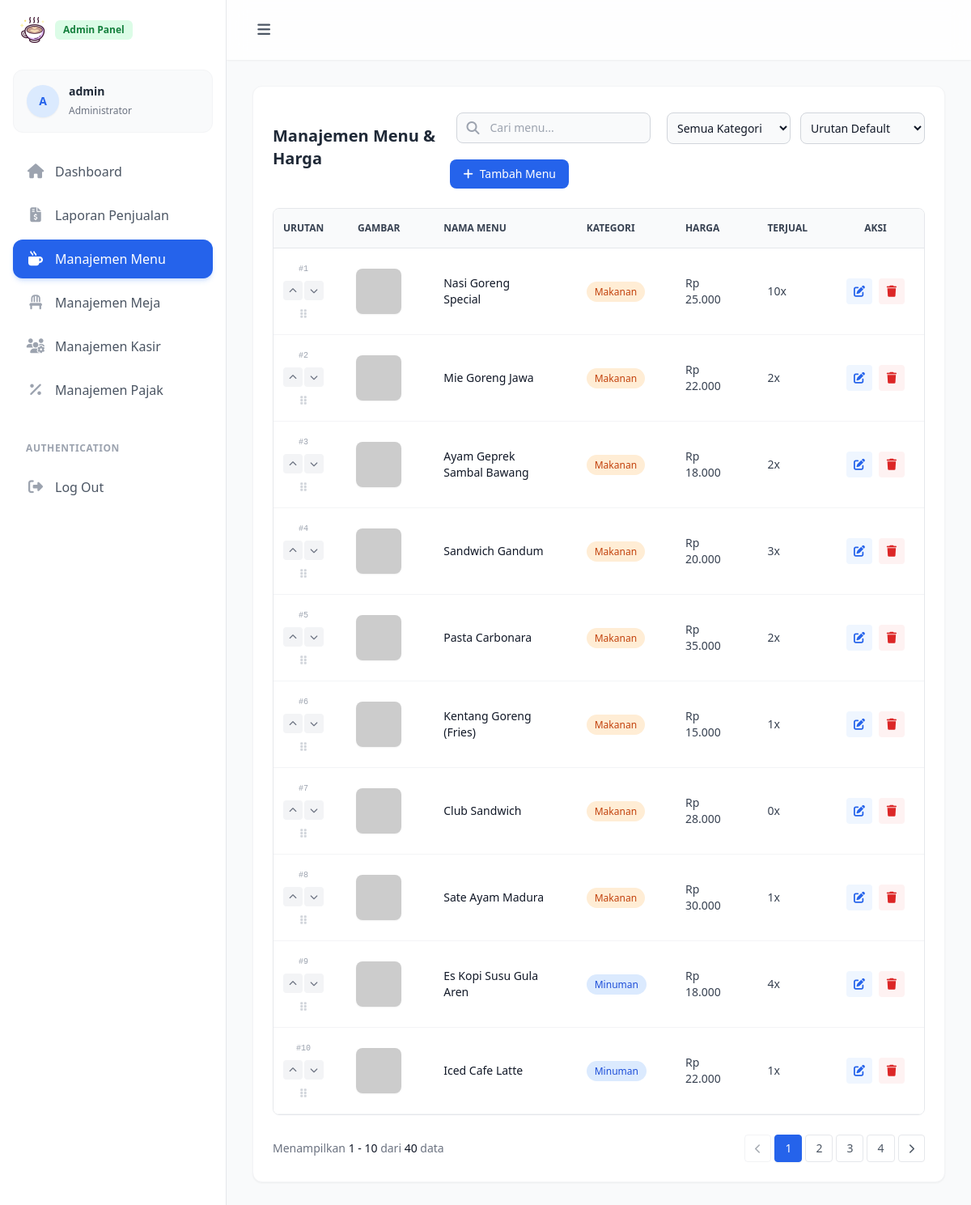
The app's page /admin/menu/index.php (signed in) with its own data.
### tables this page shows
CREATE TABLE `menu` (
  `id` int unsigned NOT NULL AUTO_INCREMENT,
  `name` varchar(50) NOT NULL,
  `image` varchar(150) DEFAULT NULL,
  `category` tinyint unsigned NOT NULL COMMENT '1: Makanan, 2: Minuman',
  `price` int unsigned NOT NULL,
  `sold` int unsigned NOT NULL DEFAULT '0',
  `description` text,
  `sort_order` int unsigned NOT NULL DEFAULT '0',
  `created_at` datetime DEFAULT CURRENT_TIMESTAMP,
  `updated_at` datetime DEFAULT NULL,
  PRIMARY KEY (`id`)
);

### admin/menu/index.php (the view, shortened to what this page needs)
<?php
require_once __DIR__ . '/../../config.php';
$limit = 10;
$page = isset($_GET['page']) ? max(1, (int)$_GET['page']) : 1;
$search = isset($_GET['search']) ? trim($_GET['search']) : '';
$sort_filter = isset($_GET['sort']) ? $_GET['sort'] : 'default';
$offset = ($page - 1) * $limit;
$params = [];
$where_sql = "";
$order_sql = " ORDER BY sort_order ASC, id ASC";
$count_sql = "SELECT COUNT(*) FROM menu" . $where_sql;
$total_stmt = $pdo->prepare($count_sql);
$total_stmt->execute($params);
$total_records = $total_stmt->fetchColumn();
$total_pages = ceil($total_records / $limit);
$fetch_sql = "SELECT * FROM menu" . $where_sql . $order_sql . " LIMIT :limit OFFSET :offset";
$stmt = $pdo->prepare($fetch_sql);
$stmt->bindValue(':limit', $limit, PDO::PARAM_INT);
$stmt->bindValue(':offset', $offset, PDO::PARAM_INT);
$stmt->execute();
$menu = $stmt->fetchAll();
$query_string = "";
?>
<?php
include __DIR__ . '/../layout/header.php';
include __DIR__ . '/../layout/sidebar.php';
?>
    <main class="relative min-h-screen pt-[74px] transition-all duration-300 lg:ml-[280px] pc-main">
      <div class="p-4 sm:p-6 lg:p-8">
          <div class="rounded-xl border border-gray-100 bg-white p-6 shadow-sm">
            <div class="mb-6 flex flex-col sm:flex-row sm:items-center justify-between gap-4">
                <h3 class="text-xl font-bold text-gray-800">Manajemen Menu & Harga</h3>
                <div class="flex items-center gap-3 flex-wrap">
                    <form method="GET" class="flex flex-col sm:flex-row items-center gap-3 w-full sm:w-auto" id="filter-form">
                        <div class="relative w-full sm:w-auto p-2">
                            <div class="absolute inset-y-0 left-0 flex items-center pl-5 pointer-events-none">
                            </div>
                            <input type="text" name="search" id="search-input" value="<?php echo htmlspecialchars($search); ?>"
                                   class="bg-gray-50 border border-gray-300 text-gray-900 text-sm rounded-lg focus:ring-blue-500 focus:border-blue-500 block w-full pl-10 p-2 outline-none"
                                   placeholder="Cari menu..." autocomplete="off">
                        </div>
                        <select name="category" onchange="cleanSubmit()" class="bg-gray-50 border border-gray-300 text-gray-900 text-sm rounded-lg focus:ring-blue-500 focus:border-blue-500 outline-none block w-full sm:w-40 p-2">
                            <option value="">Semua Kategori</option>
                        </select>
                        <select name="sort" onchange="cleanSubmit()" class="bg-gray-50 border border-gray-300 text-gray-900 text-sm rounded-lg focus:ring-blue-500 focus:border-blue-500 outline-none block w-full sm:w-40 p-2">
                            <option value="default" <?php echo ($sort_filter == 'default') ? 'selected' : ''; ?>>Urutan Default</option>
                        </select>
                    </form>
                    <button type="button" onclick="openChoiceModal()" class="inline-flex items-center rounded-lg bg-blue-600 px-4 py-2 text-sm font-medium text-white transition-colors hover:bg-blue-700 whitespace-nowrap">
                        <i class="fa-solid fa-plus mr-2"></i>Tambah Menu
                    </button>
                </div>
            </div>
            <div class="overflow-x-auto rounded-lg border border-gray-200">
                <table class="w-full text-left text-sm text-gray-500">
                    <thead class="bg-gray-50 text-xs uppercase text-gray-700 border-b border-gray-200">
                        <tr>
                            <th scope="col" class="w-16 px-3 py-4 text-center">Urutan</th>
                            <th scope="col" class="w-28 px-6 py-4 text-center">Gambar</th>
                            <th scope="col" class="px-6 py-4">Nama Menu</th>
                            <th scope="col" class="px-6 py-4">Kategori</th>
                            <th scope="col" class="px-6 py-4">Harga</th>
                            <th scope="col" class="px-6 py-4">
                                Terjual
                            </th>
                            <th scope="col" class="px-6 py-4 text-center">Aksi</th>
                        </tr>
                    </thead>
                    <tbody>
                        <?php
                        foreach ($menu as $row) :
                        ?>
                        <tr class="border-b border-gray-100 bg-white hover:bg-gray-50 transition-colors menu-sort-row"
                            draggable="true"
                            data-id="<?php echo $row['id']; ?>"
                            ondragstart="handleDragStart(event)"
                            ondragover="handleDragOver(event)"
                            ondrop="handleDrop(event)"
                            ondragend="handleDragEnd(event)">
                            <td class="px-3 py-4 text-center">
                                <div class="flex flex-col items-center gap-1">
                                    <span class="text-[10px] text-gray-400 font-mono">#<?php echo (int)$row['sort_order']; ?></span>
                                    <div class="flex gap-0.5">
                                        <button type="button" onclick="moveRow(this, -1)" class="w-6 h-6 rounded bg-gray-100 text-gray-500 hover:bg-blue-100 hover:text-blue-600 flex items-center justify-center text-xs" title="Move up">
                                            <i class="fa-solid fa-chevron-up text-[10px]"></i>
                                        </button>
                                        <button type="button" onclick="moveRow(this, 1)" class="w-6 h-6 rounded bg-gray-100 text-gray-500 hover:bg-blue-100 hover:text-blue-600 flex items-center justify-center text-xs" title="Move down">
                                            <i class="fa-solid fa-chevron-down text-[10px]"></i>
                                        </button>
                                    </div>
                                    <div class="cursor-grab active:cursor-grabbing text-gray-300 hover:text-gray-500 mt-0.5" title="Drag to reorder">
                                        <i class="fa-solid fa-grip-vertical text-xs"></i>
                                    </div>
                                </div>
                            </td>
                            <td class="px-6 py-4 text-center">
                                <?php
                                $img_src = htmlspecialchars($row['image']);
                                ?>
                                <img src="<?= $img_src; ?>" alt="Menu" class="w-14 h-14 rounded-lg object-cover mx-auto shadow-sm" onerror="this.src='https://placehold.co/100x100?text=No+Image'">
                            </td>
                            <td class="px-6 py-4 font-medium text-gray-900"><?php echo htmlspecialchars($row['name']); ?></td>
                            <td class="px-6 py-4">
                                <span class="rounded-full px-2.5 py-1 text-xs font-medium <?php echo ($row['category'] == 1 ? 'bg-orange-100 text-orange-700' : 'bg-blue-100 text-blue-700'); ?>">
                                    <?php echo ($row['category'] == 1 ? 'Makanan' : 'Minuman'); ?>
                                </span>
                            </td>
                            <td class="px-6 py-4 font-medium text-gray-700">Rp <?php echo number_format($row['price'], 0, ',', '.'); ?></td>
                            <td class="px-6 py-4 font-medium text-gray-700"> <?php echo (int)$row['sold']; ?>x </td>
                            <td class="px-6 py-4 text-center">
                                <div class="flex items-center justify-center gap-2">
                                    <button type="button"
                                            data-id="<?php echo $row['id']; ?>"
                                            data-name="<?php echo htmlspecialchars($row['name']); ?>"
                                            data-category="<?php echo $row['category']; ?>"
                                            data-price="<?php echo $row['price']; ?>"
                                            data-image="<?php echo htmlspecialchars($row['image']); ?>"
                                            data-description="<?php echo htmlspecialchars($row['description']); ?>"
                                            onclick="openEditModal(this)"
                                            class="inline-flex h-8 w-8 items-center justify-center rounded bg-blue-50 text-blue-600 transition-colors hover:bg-blue-100 hover:text-blue-900">
                                        <i class="fa-solid fa-pen-to-square"></i>
                                    </button>
                                    <a href="hapus.php?id=<?php echo $row['id']; ?>" onclick="return confirm('Yakin ingin menghapus menu ini?')"
                                       class="inline-flex h-8 w-8 items-center justify-center rounded bg-red-50 text-red-600 transition-colors hover:bg-red-100 hover:text-red-900">
                                        <i class="fa-solid fa-trash"></i>
                                    </a>
                                </div>
                            </td>
                        </tr>
                        <?php endforeach; ?>
                    </tbody>
                </table>
            </div>
            <div class="mt-6 flex flex-col sm:flex-row items-center justify-between gap-4">
                <span class="text-sm text-gray-500">
                  <?php
                  $start = ($total_records > 0) ? $offset + 1 : 0;
                  $end = $offset + count($menu);
                  ?>
                  Menampilkan <span class="font-medium text-gray-900"><?php echo $start; ?> - <?php echo $end; ?></span> dari <span class="font-medium text-gray-900"><?php echo $total_records; ?></span> data
                </span>
                <div class="flex space-x-1">
                    <?php if ($page > 1): ?>
                        <a href="?page=<?php echo $page - 1; ?><?php echo $query_string; ?>"
                          class="rounded border border-gray-200 px-3 py-1.5 text-sm text-gray-600 hover:bg-gray-50 transition-colors"><i class="fa-solid fa-chevron-left text-xs"></i></a>
                    <?php else: ?>
                        <button disabled class="rounded border border-gray-200/50 px-3 py-1.5 text-sm text-gray-600/50 cursor-not-allowed"><i class="fa-solid fa-chevron-left text-xs"></i></button>
                    <?php endif; ?>
                    <?php for($i = 1; $i <= $total_pages; $i++): ?>
                        <a href="?page=<?php echo $i; ?><?php echo $query_string; ?>"
                          class="rounded border px-3 py-1.5 text-sm transition-colors <?php echo ($i == $page) ? 'border-blue-600 bg-blue-600 text-white shadow-sm' : 'border-gray-200 text-gray-600 hover:bg-gray-50'; ?>">
                          <?php echo $i; ?>
                        </a>
                    <?php endfor; ?>
                    <?php if ($page < $total_pages): ?>
                        <a href="?page=<?php echo $page + 1; ?><?php echo $query_string; ?>"
                          class="rounded border border-gray-200 px-3 py-1.5 text-sm text-gray-600 hover:bg-gray-50 transition-colors"><i class="fa-solid fa-chevron-right text-xs"></i></a>
                    <?php else: ?>
                        <button disabled class="rounded border border-gray-200/50 px-3 py-1.5 text-sm text-gray-600/50 cursor-not-allowed"><i class="fa-solid fa-chevron-right text-xs"></i></button>
                    <?php endif; ?>
                </div>
            </div>
        </div>
      </div>
    </main>
<?php
include __DIR__ . '/../layout/footer.php';
?>

### records on screen
menu: sort_order "1", name "Nasi Goreng Special", category "Makanan", price "25.000", sold "10"
menu: sort_order "2", name "Mie Goreng Jawa", category "Makanan", price "22.000", sold "2"
menu: sort_order "3", name "Ayam Geprek Sambal Bawang", category "Makanan", price "18.000", sold "2"
menu: sort_order "4", name "Sandwich Gandum", category "Makanan", price "20.000", sold "3"
menu: sort_order "5", name "Pasta Carbonara", category "Makanan", price "35.000", sold "2"
menu: sort_order "6", name "Kentang Goreng (Fries)", category "Makanan", price "15.000", sold "1"
menu: sort_order "7", name "Club Sandwich", category "Makanan", price "28.000", sold "0"
menu: sort_order "8", name "Sate Ayam Madura", category "Makanan", price "30.000", sold "1"
menu: sort_order "9", name "Es Kopi Susu Gula Aren", category "Minuman", price "18.000", sold "4"
menu: sort_order "10", name "Iced Cafe Latte", category "Minuman", price "22.000", sold "1"

### other values on screen
$initials "A"
$_SESSION['name'] "admin"
$start "1"
$end "10"
$total_records "40"
